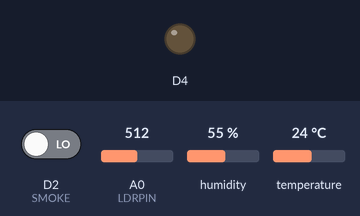
Recording of a sketch running on a simulated ESP8266 (NodeMCU). Shown: output pins drawn as LEDs (lit = HIGH). The test bench sets the inputs (shaded band); at power-on: A0 (LDRPIN) = 512, D2 (SMOKE) LOW, humidity 55 %, temperature 24 °C. WiFi joins after 1.5 s; servers stay silent unless stated; no MQTT or app messages arrive unless stated; what the sketch prints to the serial monitor is not drawn.

Above: at 2.7 s.
2.8 s: A0 (LDRPIN) set to 0
At 7.8 s:
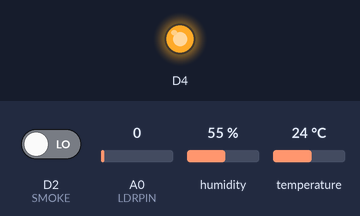
16.8 s: D2 (SMOKE) driven HIGH
Timing chart, 0 to 36.8 s (numbered marks = the images above; inputs shaded):
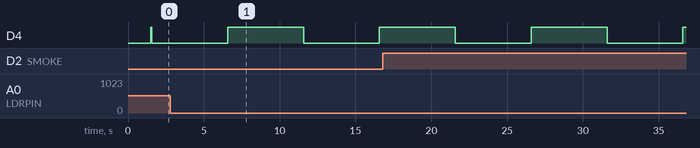

Measured:
- by itself, D4: alternates HIGH for 5.0 s and LOW for 5.0 s

The sketch:

Makers.ino
```cpp
/*
*  _                                                   _
* | |__  _   _  __      ___ __ ___   __ _  ___ ___  __| | ___
* | '_ \| | | | \ \ /\ / / '_ ` _ \ / _` |/ __/ _ \/ _` |/ _ \
* | |_) | |_| |  \ V  V /| | | | | | (_| | (_|  __/ (_| | (_) |
* |_.__/ \__, |   \_/\_/ |_| |_| |_|\__,_|\___\___|\__,_|\___/
*         |___/
*/
#include <ESP8266WiFi.h> // Enables the ESP8266 to connect to the local network (via WiFi)
#include <PubSubClient.h> // Allows us to connect to, and publish to the MQTT broker
#include <ArduinoJson.h> // To send the output as a Json object
#include "DHT.h"

#define DHTPIN D1
#define DHTTYPE DHT22
DHT dht(DHTPIN, DHTTYPE);
#define SMOKE D2
#define LDRPIN A0

// WiFi
const char* ssid = "makers";
const char* wifi_password = "makers2019";

//Set true for ESP lolin
const boolean isLolin = true; //<------- PLEASE CHANGE!!!!!
//Increment for each ESP8266
const int clientNumber = 2; //<------- PLEASE CHANGE!!!!!
const int LEDPIN = (isLolin) ? 2 : 16;
//Sleep Time
const int st = 10000;
// MQTT
const char* mqtt_server = "makerpi.local";
const char* mqtt_topic = "makers";
// The client id identifies the ESP8266 device
const char* clientID = "Arduino#" + clientNumber;

// Initialise the WiFi and MQTT Client objects
WiFiClient wifiClient;
PubSubClient client(mqtt_server, 1883, wifiClient); // 1883 is the listener port for the Broker

void conect2Wifi() {
    Serial.print("Connecting to ");
    Serial.println(ssid);
    WiFi.begin(ssid, wifi_password);
    // Wait until the connection has been confirmed before continuing
    while (WiFi.status() != WL_CONNECTED) {
        digitalWrite(LEDPIN, LOW);
        delay(500);
        Serial.print(".");
        digitalWrite(LEDPIN, HIGH);
    }
    Serial.println("WiFi connected");
    Serial.print("IP address: ");
    Serial.println(WiFi.localIP());
}

void connect2Broker(){
    Serial.print("Connecting to the MQTT Broker server: ");
    Serial.println(mqtt_server);
    // client.connect returns a boolean value to let us know if the connection was successful.
    if (client.connect(clientID))
    {
        Serial.println("Connected to MQTT Broker!");
    }
    else
    {
        Serial.print("Fail to connect to the Broker, rc=");
        Serial.println(client.state());
    }
    delay(10);
}

void setup() {
    dht.begin();
    pinMode(SMOKE, INPUT);
    pinMode(LDRPIN, INPUT);
    pinMode(LEDPIN, OUTPUT);
    // Switch the on-board LED off to start with
    digitalWrite(LEDPIN, HIGH);
    // Begin Serial on 115200
    Serial.begin(115200);
    // Connect to the WiFi
    conect2Wifi();
    // Connect to MQTT Broker
    connect2Broker();
}

void loop() {
    //json buffer
    StaticJsonDocument<200> json;
    json["id"] = clientNumber;
    //reading value from sensors
    float temp = dht.readTemperature();
    float humd = dht.readHumidity();
    int gas = digitalRead(SMOKE);
    int light = analogRead(LDRPIN);

    //mounting json to sent to MQTT
    json["temp"] = isnan(temp) ? "NA" : String(temp, 2);
    json["humd"] = isnan(humd) ? "NA" : String(humd, 2);
    json["gas"] =  gas == HIGH ? false : true; //binary result. It has gas or not in the env
    json["light"] = light ? String(light, DEC) : "NA";

    char bufferMsg[512];
    serializeJson(json, bufferMsg);
    serializeJsonPretty(json, Serial);

    if (WiFi.status() == WL_CONNECTED)
    {
        if (client.publish(mqtt_topic, bufferMsg)) {
            Serial.println("message sent: ");
            // Makes internal led blink to show message being sending
            digitalWrite(LEDPIN, LOW);
            delay(st/2);
            digitalWrite(LEDPIN, HIGH);
            delay(st/2);
        }
        else {
            //if it fails again the message will be skipped and a new measure will be done
            connect2Broker();
            client.publish(mqtt_topic, bufferMsg);
            delay(st);
        }
    }
    else
    {
        Serial.println("Lost Connection with WiFi");
        conect2Wifi();
    }
}
```
